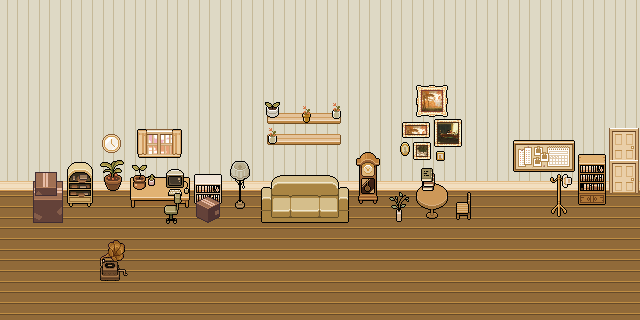

This is a level from a 2D game, rendered from its Tiled map with the project's own tilesets. A one-line summary and the complete map file follow:
An orthogonal 20x10 tile map with 32x32 px tiles, 12 tile layers (Rug, Floor/Wall, Desk, Plant, ...), 2 tilesets.

<map version="1.9" tiledversion="1.9.2" orientation="orthogonal" renderorder="right-down" width="20" height="10" tilewidth="32" tileheight="32" infinite="0" nextlayerid="17" nextobjectid="1">
 <tileset firstgid="1" source="PC Computer - Omori - Faraway Town Interior Homes Sunset.tsx" />
 <tileset firstgid="2049" source="PC Computer - Omori - White Space.tsx" />
 <layer id="3" name="Rug" width="20" height="10">
  <data encoding="csv">
0,0,0,0,0,0,0,0,0,0,0,0,0,0,0,0,0,0,0,0,
0,0,0,0,0,0,0,0,0,0,0,0,0,0,0,0,0,0,0,0,
0,0,0,0,0,0,0,0,0,0,0,0,0,0,0,0,0,0,0,0,
0,0,0,0,0,0,0,0,0,0,0,0,0,0,0,0,0,0,0,0,
0,0,0,0,0,0,0,0,0,0,0,0,0,0,0,0,0,0,0,228,
0,0,0,0,0,0,0,0,0,0,0,0,0,0,0,0,0,0,0,260,
0,0,0,1955,1956,1956,1957,0,0,0,0,0,0,0,0,0,0,0,0,0,
0,0,0,1987,1988,1988,1989,0,0,0,0,0,0,0,0,0,0,0,0,0,
0,0,0,2019,2020,2020,2021,0,0,0,0,0,0,0,0,0,0,0,0,0,
0,0,0,0,0,0,0,0,0,0,0,0,0,0,0,0,0,0,0,0
</data>
 </layer>
 <layer id="1" name="Floor/Wall" width="20" height="10" locked="1">
  <data encoding="csv">
706,706,706,706,706,706,706,706,706,706,706,706,706,706,706,706,706,706,706,706,
706,706,706,706,706,706,706,706,706,706,706,706,706,706,706,706,706,706,706,706,
706,706,706,706,706,706,706,706,706,706,706,706,706,706,706,706,706,706,706,706,
706,706,706,706,706,706,706,706,706,706,706,706,706,706,706,706,706,706,706,706,
706,706,706,706,706,706,706,706,706,706,706,706,706,706,706,706,706,706,706,706,
738,738,738,738,738,738,738,738,738,738,738,738,738,738,738,738,738,738,738,738,
610,610,610,610,610,610,610,610,610,610,610,610,610,610,610,610,610,610,610,610,
610,610,610,610,610,610,610,610,610,610,610,610,610,610,610,610,610,610,610,610,
610,610,610,610,610,610,610,610,610,610,610,610,610,610,610,610,610,610,610,610,
610,610,610,610,610,610,610,610,610,610,610,610,610,610,610,610,610,610,610,610
</data>
 </layer>
 <layer id="6" name="Desk" width="20" height="10">
  <data encoding="csv">
0,0,0,0,0,0,0,0,0,0,0,0,0,0,0,0,0,0,0,0,
0,0,0,0,0,0,0,0,0,0,0,0,0,0,0,0,0,0,0,0,
0,0,0,0,0,0,0,0,0,0,0,0,0,0,0,0,0,0,0,0,
0,0,0,0,0,0,0,0,0,0,0,0,0,0,0,0,0,0,0,0,
0,0,0,0,0,0,0,0,0,0,0,0,0,0,0,0,0,0,0,0,
0,0,0,0,1317,1318,0,0,0,0,0,0,0,0,0,0,0,0,0,0,
0,0,0,0,1349,1350,0,0,0,0,0,0,0,0,0,0,0,0,0,0,
0,0,0,0,0,0,0,0,0,0,0,0,0,0,0,0,0,0,0,0,
0,0,0,0,0,0,0,0,0,0,0,0,0,0,0,0,0,0,0,0,
0,0,0,0,0,0,0,0,0,0,0,0,0,0,0,0,0,0,0,0
</data>
 </layer>
 <layer id="8" name="Plant" width="20" height="10">
  <data encoding="csv">
0,0,0,0,0,0,0,0,0,0,0,0,0,0,0,0,0,0,0,0,
0,0,0,0,0,0,0,0,0,0,0,0,0,0,0,0,0,0,0,0,
0,0,0,0,0,0,0,0,0,0,0,0,1505,1506,0,0,0,0,0,0,
0,0,0,0,0,0,0,0,0,0,0,0,1537,1538,1539,0,0,0,0,0,
0,0,0,0,0,0,0,0,0,0,0,0,1569,1570,1571,0,0,0,0,0,
0,0,205,1389,598,268,0,755,0,0,0,0,0,1602,0,0,0,0,0,0,
0,0,237,0,0,300,0,787,0,0,0,0,0,0,0,0,0,0,0,0,
0,0,0,0,0,0,0,0,0,0,0,0,0,0,0,0,0,0,0,0,
0,0,0,0,0,0,0,0,0,0,0,0,0,0,0,0,0,0,0,0,
0,0,0,0,0,0,0,0,0,0,0,0,0,0,0,0,0,0,0,0
</data>
 </layer>
 <layer id="7" name="Bookshelf" width="20" height="10">
  <data encoding="csv">
0,0,0,0,0,0,0,0,0,0,0,0,0,0,0,0,0,0,0,0,
0,0,0,0,0,0,0,0,0,0,0,0,0,0,0,0,0,0,0,0,
0,0,0,0,0,0,0,0,0,0,0,0,0,0,0,0,0,0,0,0,
0,0,0,0,0,0,0,0,0,0,0,0,0,0,0,0,0,0,0,0,
0,0,0,0,0,0,0,0,0,0,0,0,0,0,0,0,0,0,0,0,
0,0,0,0,0,0,1704,0,0,0,0,0,0,0,0,0,0,0,0,0,
0,0,0,0,0,0,1736,0,0,0,0,0,0,0,0,0,0,0,0,0,
0,0,0,0,0,0,0,0,0,0,0,0,0,0,0,0,0,0,0,0,
0,0,0,0,0,0,0,0,0,0,0,0,0,0,0,0,0,0,0,0,
0,0,0,0,0,0,0,0,0,0,0,0,0,0,0,0,0,0,0,0
</data>
 </layer>
 <layer id="9" name="Chair" width="20" height="10">
  <data encoding="csv">
0,0,0,0,0,0,0,0,0,0,0,0,0,0,0,0,0,0,0,0,
0,0,0,0,0,0,0,0,0,0,0,0,0,0,0,0,0,0,0,0,
0,0,0,0,0,0,0,0,0,0,0,0,0,0,0,0,0,0,0,0,
0,0,0,0,0,0,0,0,0,0,0,0,0,0,0,0,0,0,0,0,
0,0,0,0,0,0,0,0,0,0,0,0,0,0,0,0,1302,1303,0,0,
0,0,0,0,0,0,0,0,0,0,0,0,0,0,0,0,1334,1335,0,0,
0,0,0,0,0,248,0,0,0,0,0,0,0,0,0,0,0,0,0,0,
0,0,0,0,0,0,0,0,0,0,0,0,0,0,0,0,0,0,0,0,
0,0,0,0,0,0,0,0,0,0,0,0,0,0,0,0,0,0,0,0,
0,0,0,0,0,0,0,0,0,0,0,0,0,0,0,0,0,0,0,0
</data>
 </layer>
 <layer id="10" name="Tile Layer 8" width="20" height="10">
  <data encoding="csv">
0,0,0,0,0,0,0,0,0,0,0,0,0,0,0,0,0,0,0,0,
0,0,0,0,0,0,0,0,0,0,0,0,0,0,0,0,0,0,0,0,
0,0,0,0,0,0,0,0,0,0,0,0,0,0,0,0,0,0,0,0,
0,0,0,0,0,0,0,0,0,0,0,0,0,0,0,0,0,0,0,0,
0,0,0,0,0,0,0,0,0,0,0,0,0,0,0,0,0,0,0,0,
0,0,0,0,0,0,0,0,0,0,0,0,0,1837,0,0,0,0,0,0,
0,0,0,0,0,0,0,0,0,0,0,0,0,1869,1806,0,0,0,0,0,
0,0,0,1610,0,0,0,0,0,0,0,0,0,0,0,0,0,0,0,0,
0,0,0,1642,0,0,0,0,0,0,0,0,0,0,0,0,0,0,0,0,
0,0,0,0,0,0,0,0,0,0,0,0,0,0,0,0,0,0,0,0
</data>
 </layer>
 <layer id="11" name="Tile Layer 9" width="20" height="10">
  <data encoding="csv">
0,0,0,0,0,0,0,0,0,0,0,0,0,0,0,0,0,0,0,0,
0,0,0,0,0,0,0,0,0,0,0,0,0,0,0,0,0,0,0,0,
0,0,0,0,0,0,0,0,0,0,0,0,0,0,0,0,0,0,0,0,
0,0,0,0,0,0,0,0,0,0,0,0,0,0,0,0,0,0,0,0,
0,0,0,0,0,0,0,0,0,0,0,0,0,0,0,0,0,0,0,0,
0,1965,0,0,0,0,0,0,0,0,0,0,0,1767,0,0,0,0,0,0,
0,1997,0,0,0,0,1933,0,0,0,0,0,1324,0,0,0,0,0,0,0,
0,0,0,0,0,0,0,0,0,0,0,0,0,0,0,0,0,0,0,0,
0,0,0,0,0,0,0,0,0,0,0,0,0,0,0,0,0,0,0,0,
0,0,0,0,0,0,0,0,0,0,0,0,0,0,0,0,0,0,0,0
</data>
 </layer>
 <layer id="14" name="Door" width="20" height="10">
  <data encoding="csv">
0,0,0,0,0,0,0,0,0,0,0,0,0,0,0,0,0,0,0,0,
0,0,0,0,0,0,0,0,0,0,0,0,0,0,0,0,0,0,0,0,
0,0,0,0,0,0,0,0,0,0,0,0,0,0,0,0,0,0,0,0,
0,0,0,0,0,0,0,0,0,0,0,0,0,0,0,0,0,0,0,0,
0,0,0,0,0,0,0,0,0,0,0,15,0,0,0,0,0,0,666,263,
0,0,0,0,0,0,0,0,154,155,156,47,0,0,0,0,0,0,698,263,
0,0,0,0,0,0,0,0,186,187,188,79,0,0,0,0,0,0,730,295,
0,0,0,0,0,0,0,0,0,0,0,0,0,0,0,0,0,0,0,0,
0,0,0,0,0,0,0,0,0,0,0,0,0,0,0,0,0,0,0,0,
0,0,0,0,0,0,0,0,0,0,0,0,0,0,0,0,0,0,0,0
</data>
 </layer>
 <layer id="4" name="Window" width="20" height="10">
  <data encoding="csv">
0,0,0,0,0,0,0,0,0,0,0,0,0,0,0,0,0,0,0,0,
0,0,0,0,0,0,0,0,0,0,0,0,0,0,0,0,0,0,0,0,
0,0,0,0,0,0,0,0,0,0,0,0,0,0,0,0,0,0,0,0,
0,0,0,0,0,0,0,0,0,0,0,0,0,0,0,0,0,0,0,0,
0,0,0,0,1953,1954,0,0,0,0,0,0,0,0,0,0,0,0,0,0,
0,0,0,0,0,0,0,0,0,0,0,0,0,0,0,0,0,0,0,0,
0,0,0,0,0,0,0,0,0,0,0,0,0,0,0,0,0,0,0,0,
0,0,0,0,0,0,0,0,0,0,0,0,0,0,0,0,0,0,0,0,
0,0,0,0,0,0,0,0,0,0,0,0,0,0,0,0,0,0,0,0,
0,0,0,0,0,0,0,0,0,0,0,0,0,0,0,0,0,0,0,0
</data>
 </layer>
 <layer id="15" name="Tile Layer 11" width="20" height="10">
  <data encoding="csv">
0,0,0,0,0,0,0,0,0,0,0,0,0,0,0,0,0,0,0,0,
0,0,0,0,0,0,0,0,0,0,0,0,0,0,0,0,0,0,0,0,
0,0,0,0,0,0,0,0,0,0,0,0,0,0,0,0,0,0,0,0,
0,0,0,0,0,0,0,0,1154,1155,1156,0,0,0,0,0,0,0,0,0,
0,0,0,0,0,0,0,0,1186,1187,1188,0,0,0,0,0,0,0,0,0,
0,0,0,0,0,0,0,0,0,0,0,0,0,0,0,0,0,0,0,0,
0,0,0,0,0,0,0,0,0,0,0,0,0,0,0,0,0,0,0,0,
0,0,0,0,0,0,0,0,0,0,0,0,0,0,0,0,0,0,0,0,
0,0,0,0,0,0,0,0,0,0,0,0,0,0,0,0,0,0,0,0,
0,0,0,0,0,0,0,0,0,0,0,0,0,0,0,0,0,0,0,0
</data>
 </layer>
 <layer id="16" name="Tile Layer 12" width="20" height="10">
  <data encoding="csv">
0,0,0,0,0,0,0,0,0,0,0,0,0,0,0,0,0,0,0,0,
0,0,0,0,0,0,0,0,0,0,0,0,0,0,0,0,0,0,0,0,
0,0,0,0,0,0,0,0,0,0,0,0,0,0,0,0,0,0,0,0,
0,0,0,0,0,0,0,0,630,306,111,0,0,0,0,0,0,0,0,0,
0,0,0,725,0,0,0,0,175,0,0,0,0,0,0,0,0,0,0,0,
0,0,0,0,0,0,0,0,0,0,0,0,0,0,0,0,0,827,0,0,
0,0,0,0,0,0,0,0,0,0,0,0,0,0,0,0,0,859,0,0,
0,0,0,0,0,0,0,0,0,0,0,0,0,0,0,0,0,0,0,0,
0,0,0,0,0,0,0,0,0,0,0,0,0,0,0,0,0,0,0,0,
0,0,0,0,0,0,0,0,0,0,0,0,0,0,0,0,0,0,0,0
</data>
 </layer>
</map>
